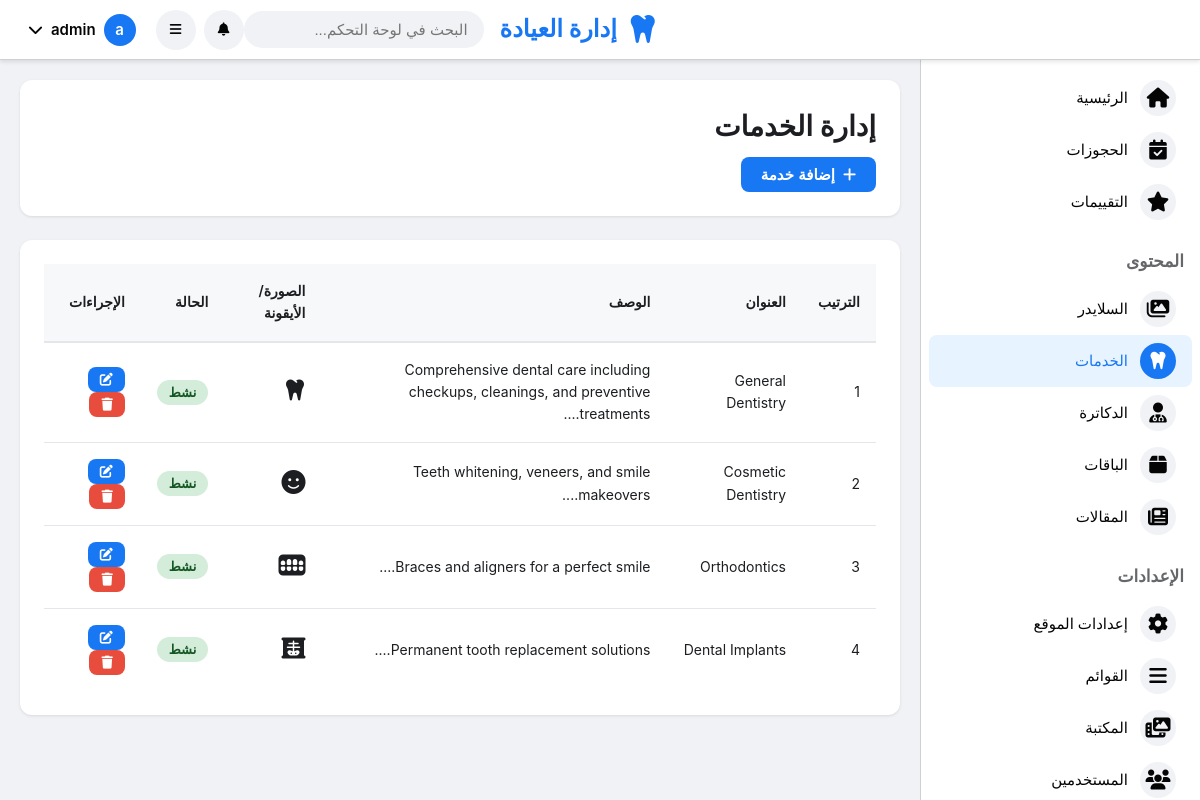
Screenshot of /admin/services.php (signed in) with the database file from the repository.
### tables this page shows
CREATE TABLE IF NOT EXISTS `services` (
    `id` INT PRIMARY KEY AUTO_INCREMENT,
    `title` VARCHAR(200) NOT NULL,
    `description` TEXT,
    `icon` VARCHAR(100),
    `image` VARCHAR(255),
    `display_order` INT DEFAULT 0,
    `is_active` BOOLEAN DEFAULT TRUE,
    `created_at` TIMESTAMP DEFAULT CURRENT_TIMESTAMP,
    `updated_at` TIMESTAMP DEFAULT CURRENT_TIMESTAMP ON UPDATE CURRENT_TIMESTAMP
);

### admin/services.php (the view, shortened to what this page needs)
<?php
include 'includes/header.php';
$stmt = $conn->query("SELECT * FROM services ORDER BY display_order ASC");
$services = $stmt->fetchAll();
?>
<div class="page-header">
    <h1>إدارة الخدمات</h1>
    <button onclick="openAddModal()" class="btn btn-primary">
        <i class="fas fa-plus"></i> إضافة خدمة
    </button>
</div>
<div class="card">
    <div class="card-body">
        <?php if (count($services) > 0): ?>
        <div class="table-responsive">
            <table>
                <thead>
                    <tr>
                        <th>الترتيب</th>
                        <th>العنوان</th>
                        <th>الوصف</th>
                        <th>الصورة/الأيقونة</th>
                        <th>الحالة</th>
                        <th>الإجراءات</th>
                    </tr>
                </thead>
                <tbody>
                    <?php foreach ($services as $service): ?>
                    <tr>
                        <td><?php echo $service['display_order']; ?></td>
                        <td><?php echo htmlspecialchars($service['title']); ?></td>
                        <td><?php echo htmlspecialchars(substr($service['description'], 0, 100)); ?>...</td>
                        <td>
                            <?php if (!empty($service['image'])): ?>
                                <img src="<?php echo UPLOAD_URL . htmlspecialchars($service['image']); ?>" alt="Service Image" style="width: 50px; height: 50px; object-fit: cover; border-radius: 8px;">
                            <?php elseif (!empty($service['icon'])): ?>
                                <i class="fas <?php echo htmlspecialchars($service['icon']); ?>" style="font-size: 24px;"></i>
                            <?php else: ?>
                                <span>-</span>
                            <?php endif; ?>
                        </td>
                        <td>
                            <?php if ($service['is_active']): ?>
                            <span class="badge badge-success">نشط</span>
                            <?php else: ?>
                            <span class="badge badge-warning">غير نشط</span>
                            <?php endif; ?>
                        </td>
                        <td>
                            <button onclick='editService(<?php echo json_encode($service); ?>)' class="btn btn-sm btn-primary"><i class="fas fa-edit"></i></button>
                            <a href="?delete=<?php echo $service['id']; ?>" onclick="return confirm('هل أنت متأكد؟')" class="btn btn-sm btn-danger"><i class="fas fa-trash"></i></a>
                        </td>
                    </tr>
                    <?php endforeach; ?>
                </tbody>
            </table>
        </div>
        <?php else: ?>
        <p class="text-center" style="padding: 40px;">لا توجد خدمات</p>
        <?php endif; ?>
    </div>
</div>
<?php include 'includes/footer.php'; ?>

### assets/css/admin-facebook.css (style rules this page uses)
:root { --fb-blue: #1877f2; --fb-blue-hover: #166fe5; --fb-blue-dark: #0a4baf; --fb-green: #42b72a; --fb-red: #f02849; --fb-gray: #f0f2f5; --fb-dark-gray: #65676b; --fb-border: #ced0d4; --fb-text: #050505; --fb-secondary-text: #65676b; --sidebar-width: 280px; --topbar-height: 60px; }
* { margin: 0; padding: 0; box-sizing: border-box; }
body { font-family: -apple-system, BlinkMacSystemFont, 'Segoe UI', Roboto, Helvetica, Arial, sans-serif; background: var(--fb-gray); color: var(--fb-text); font-size: 15px; line-height: 1.6; }

### assets/css/admin-pages.css (style rules this page uses)
.page-header { background: white; padding: 24px; border-radius: 12px; margin-bottom: 24px; box-shadow: 0 1px 3px rgba(0,0,0,0.1); }
.page-header h1 { font-size: 28px; font-weight: 700; color: #1c1e21; margin: 0 0 8px 0; }
.card { background: white; border-radius: 12px; box-shadow: 0 1px 3px rgba(0,0,0,0.1); margin-bottom: 24px; overflow: hidden; }
.card-body { padding: 24px; }
.btn { padding: 10px 20px; border: none; border-radius: 8px; font-size: 15px; font-weight: 600; cursor: pointer; transition: all 0.2s; display: inline-flex; align-items: center; gap: 8px; text-decoration: none; line-height: 1; }
.btn-primary { background: #1877f2; color: white; }
.btn-danger { background: #e74c3c; color: white; }
.btn-sm { padding: 6px 12px; font-size: 13px; }
.badge { display: inline-block; padding: 6px 12px; border-radius: 20px; font-size: 13px; font-weight: 600; line-height: 1; }
.badge-success { background: #d4edda; color: #155724; }
.table-responsive { overflow-x: auto; margin: 0 -24px; padding: 0 24px; }
table { width: 100%; border-collapse: collapse; background: white; }
table thead { background: #f7f8fa; }
table thead th { padding: 16px; text-align: right; font-weight: 600; color: #1c1e21; font-size: 14px; border-bottom: 2px solid #e4e6eb; }
table tbody td { padding: 16px; border-bottom: 1px solid #e4e6eb; color: #1c1e21; font-size: 14px; vertical-align: middle; }
table tbody tr:last-child td { border-bottom: none; }

### rows the page displays
services: display_order "1", title "General Dentistry", description "Comprehensive dental care including checkups, cleanings, and preventive treatments.", is_active "نشط"
services: display_order "2", title "Cosmetic Dentistry", description "Teeth whitening, veneers, and smile makeovers.", is_active "نشط"
services: display_order "3", title "Orthodontics", description "Braces and aligners for a perfect smile.", is_active "نشط"
services: display_order "4", title "Dental Implants", description "Permanent tooth replacement solutions.", is_active "نشط"

### other values shown
$admin_initial "a"
$admin_username "admin"
